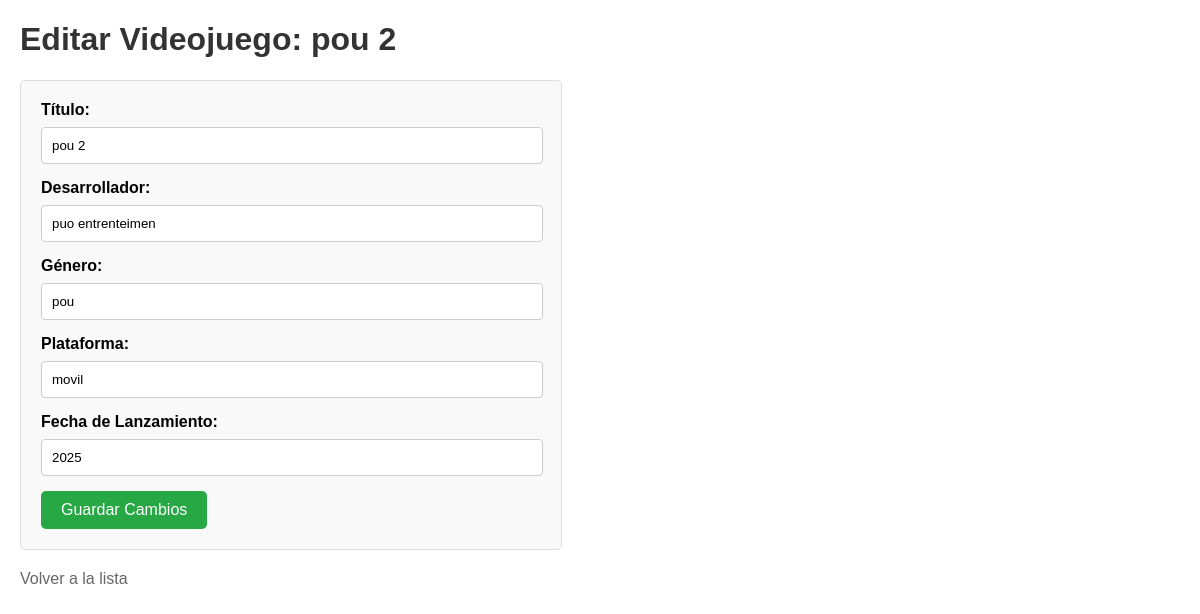
Page /editar/5/ on the committed database.
### app_videojuego/models.py (models this page shows, shortened)
class Videojuego(models.Model):
    titulo = models.CharField(max_length=10)
    desarrollador = models.CharField(max_length=50)
    genero = models.CharField(max_length=10)
    plataforma = models.CharField(max_length=50)
    fecha_lanzamiento = models.CharField(max_length=50)

### app_videojuego/views.py (the view, shortened to what this page needs)
# urls.py: path('editar/<int:id>/', views.editar_videojuego, name='editar_videojuego'),
def editar_videojuego(request, id):
    videojuego = get_object_or_404(Videojuego, pk=id)
    return render(request, 'editar_videojuego.html', {'videojuego': videojuego})

### app_videojuego/templates/editar_videojuego.html (shortened to what this page needs)
<!DOCTYPE html>
<html lang="es">
<head>
</head>
<body>
    <h1>Editar Videojuego: {{ videojuego.titulo }}</h1>
    <form method="post">
        <label for="titulo">Título:</label>
        <input type="text" id="titulo" name="titulo" value="{{ videojuego.titulo }}" required>
        <label for="desarrollador">Desarrollador:</label>
        <input type="text" id="desarrollador" name="desarrollador" value="{{ videojuego.desarrollador }}" required>
        <label for="genero">Género:</label>
        <input type="text" id="genero" name="genero" value="{{ videojuego.genero }}" required>
        <label for="plataforma">Plataforma:</label>
        <input type="text" id="plataforma" name="plataforma" value="{{ videojuego.plataforma }}" required>
        <label for="fecha_lanzamiento">Fecha de Lanzamiento:</label>
        <input type="text" id="fecha_lanzamiento" name="fecha_lanzamiento" value="{{ videojuego.fecha_lanzamiento }}" required>
        <button type="submit">Guardar Cambios</button>
    </form>
    <a href="{% url 'inicio' %}" class="back-link">Volver a la lista</a>
</body>
</html>

### app_videojuego/templates/editar_videojuego.html (style rules this page uses)
body { font-family: Arial, sans-serif; margin: 20px; }
h1 { color: #333; }
form { margin-top: 20px; padding: 20px; border: 1px solid #ddd; border-radius: 5px; max-width: 500px; background-color: #f9f9f9; }
label { display: block; margin-bottom: 8px; font-weight: bold; }
input[type="text"] { width: calc(100% - 20px); padding: 10px; margin-bottom: 15px; border: 1px solid #ccc; border-radius: 4px; }
button { background-color: #28a745; color: white; padding: 10px 20px; border: none; border-radius: 5px; cursor: pointer; font-size: 16px; }
.back-link { display: block; margin-top: 20px; text-decoration: none; color: #666; }

### rows in the picture
Videojuego: titulo "pou 2", desarrollador "puo entrenteimen", genero "pou", plataforma "movil", fecha_lanzamiento "2025"
